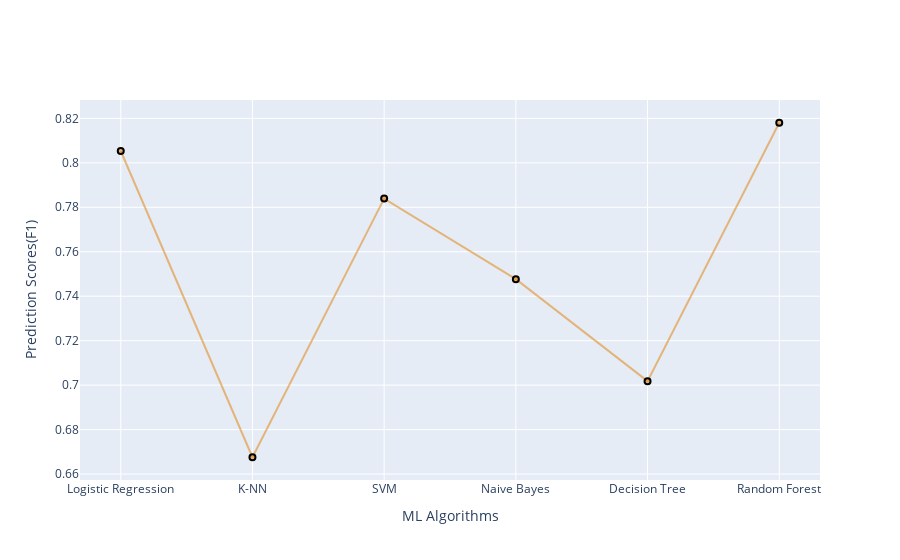

The notebook cell saved with this chart:
### Markdown cell above
Scatter Plot For Comparasion of ML Algorithms Prediciton Scores (F1)

### Code cell
scoresf1=[LRf1,KNNf1,SVMf1,NBf1,DTf1,RFf1]
#create traces

trace1 = go.Scatter(
    x = AlgorthmsName,
    y= scoresf1,
    name='Algortms Name',
    marker =dict(color='rgba(225,126,0,0.5)',
               line =dict(color='rgb(0,0,0)',width=2)),
                text=AlgorthmsName
)
data = [trace1]

layout = go.Layout(barmode = "group", 
                  xaxis= dict(title= 'ML Algorithms',ticklen= 5,zeroline= False),
              yaxis= dict(title= 'Prediction Scores(F1)',ticklen= 5,zeroline= False))
fig = go.Figure(data = data, layout = layout)
iplot(fig)

### Figure 1 — Plotly figure (JSON) as saved in the notebook; plotly's stock layout.template omitted (floating-point values rounded to 4 significant figures)
{"data": [{"marker": {"color": "rgba(225,126,0,0.5)", "line": {"color": "rgb(0,0,0)", "width": 2}}, "name": "Algortms Name", "text": ["Logistic Regression", "K-NN", "SVM", "Naive Bayes", "Decision Tree", "Random Forest", "Artificial Neural Network"], "type": "scatter", "x": ["Logistic Regression", "K-NN", "SVM", "Naive Bayes", "Decision Tree", "Random Forest", "Artificial Neural Network"], "y": [0.8053, 0.6676, 0.7839, 0.7477, 0.7018, 0.818]}], "layout": {"barmode": "group", "xaxis": {"ticklen": 5, "title": {"text": "ML Algorithms"}, "zeroline": false}, "yaxis": {"ticklen": 5, "title": {"text": "Prediction Scores(F1)"}, "zeroline": false}}}
